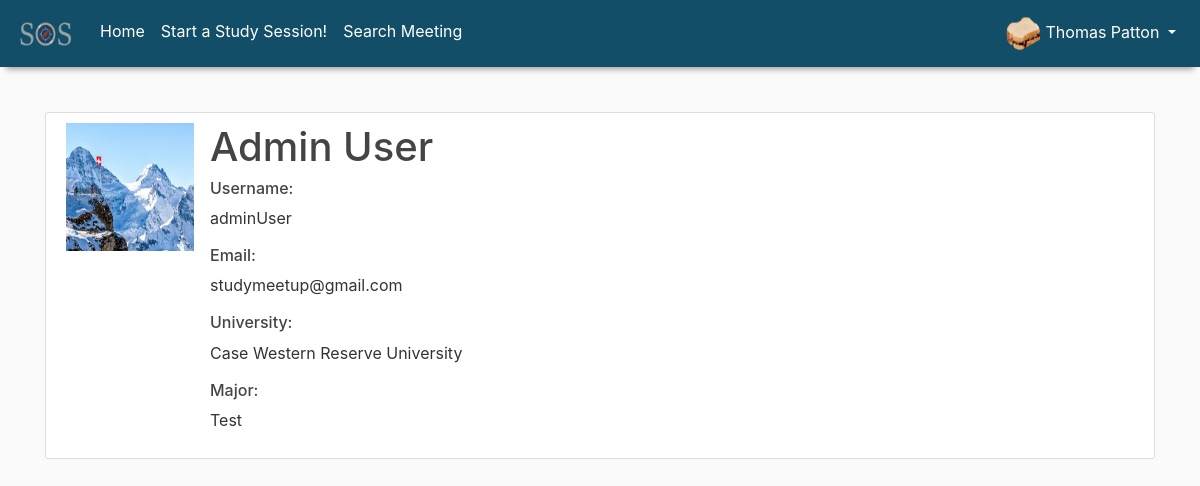
/profile/1/ (signed in), run on the app's committed database.
### USERS/models.py (models this page shows, shortened)
class Profile(models.Model):
    user = models.OneToOneField(User, on_delete=models.CASCADE)
    image = models.ImageField(default='default.jpg', upload_to='profile_pics')
    university = models.CharField(max_length=50, default="No University")
    major = models.CharField(max_length=20, default="Undecided")

### USERS/views.py (the view, shortened to what this page needs)
# urls.py: path('profile/<int:pk>/', user_views.ProfileDetailView.as_view(), name='profile'),
class ProfileDetailView(LoginRequiredMixin, DetailView):
    model = Profile
    template_name = 'USERS/profile.html'
    def get_context_data(self, **kwargs):
        context = super().get_context_data(**kwargs)
        u_form = UserUpdateForm(instance=self.request.user)
        p_form = ProfileUpdateForm(instance=self.request.user.profile)
        context['u_form'] = u_form
        context['p_form'] = p_form
        return context

### USERS/templates/USERS/profile.html (shortened to what this page needs)
{% extends "USERS/base.html" %}
{% load crispy_forms_tags %}
{% block content %}
<div class="content-section">
      <div class="media">
      <img class="mr-3" style="width: 128px; height: 128px" src={{ object.image.url }} >
      <div class="media-body">
       <h1 class="mt-0">{{ object.user.first_name }} {{ object.user.last_name }}</h1>
          <h6>Username:</h6>
          <p>{{ object.user.username }}</p>
          <h6>Email:</h6>
          <p>{{ object.user.email }}</p>
          <h6>University:</h6>
          <p>{{ object.university }}</p>
          <h6>Major:</h6>
          <p>{{ object.major }}</p>
      </div>
    </div>
</div>
{% endblock content %}

### USERS/templates/USERS/navbar.html (shortened to what this page needs)
{% load static %}
<nav class="navbar navbar-expand-lg fixed-top navbar-dark" style="background-color: #124e68;">
    <div class="collapse navbar-collapse" id="navbarDefault">
            <ul class="navbar-nav mr-auto">
                <a class="navbar-brand" href="{% url 'meetings-list' %}">
                    <img src="{% static 'USERS/SOS.PNG' %}" width="60" height="35">
                </a>
                <li class="nav-item active">
                    <a class="nav-link" href="{% url 'meetings-list' %}">Home <span class="sr-only">(current)</span></a>
                </li>
                <li class="nav-item active">
                    <a class="nav-link" href="{% url 'meeting-create' %}">Start a Study Session!</a>
                </li>
                <li class="nav-item active">
                    <a class="nav-link" href="{% url 'meeting-search' %}">Search Meeting</a>
                </li>
            </ul>
            <ul class="navbar-nav ml-auto nav-flex-icons">
                <li class="nav-item active dropdown">
                    <a class="nav-link dropdown-toggle" href="#" id="dropdown01" data-toggle="dropdown"
                       aria-haspopup="true" aria-expanded="false">
                        <i><img class="rounded-circle prof-img-navbar" src="{{ user.profile.image.url }}"></i>
                        {{ user.first_name }} {{ user.last_name }}
                    </a>
                </li>
            </ul>
        </div>
    </nav>

### USERS/static/USERS/main.css (style rules this page uses)
body { background-color: #f1f1f1; margin-top: 4rem; }
.content-section { background: #ffffff; padding: 10px 20px; border: 1px solid #dddddd; border-radius: 3px; margin-bottom: 20px; }
h1, h2, h3, h4, h5, h6 { color: #444444; }
ul { margin: 0; }

### MEETINGS/static/MEETINGS/main.css (style rules this page uses)
body { background: #fafafa; color: #333333; margin-top: 7rem; }
.navbar { -webkit-box-shadow: 0 8px 6px -6px #999; -moz-box-shadow: 0 8px 6px -6px #999; box-shadow: 0 8px 6px -6px #999; }
.prof-img-navbar { height: 35px; width: 35px; }
h1, h2, h3, h4, h5, h6 { color: #444444; }
ul { margin: 0; }
.content-section { background: #ffffff; padding: 10px 20px; border: 1px solid #dddddd; border-radius: 3px; margin-bottom: 20px; }

### data on the page
Profile: image (picture), user.first_name "Admin", user.last_name "User", user.username "adminUser", user.email "studymeetup@gmail.com", university "Case Western Reserve University", major "Test"

### other printed values
{{ user.first_name }} "Thomas"
{{ user.last_name }} "Patton"
